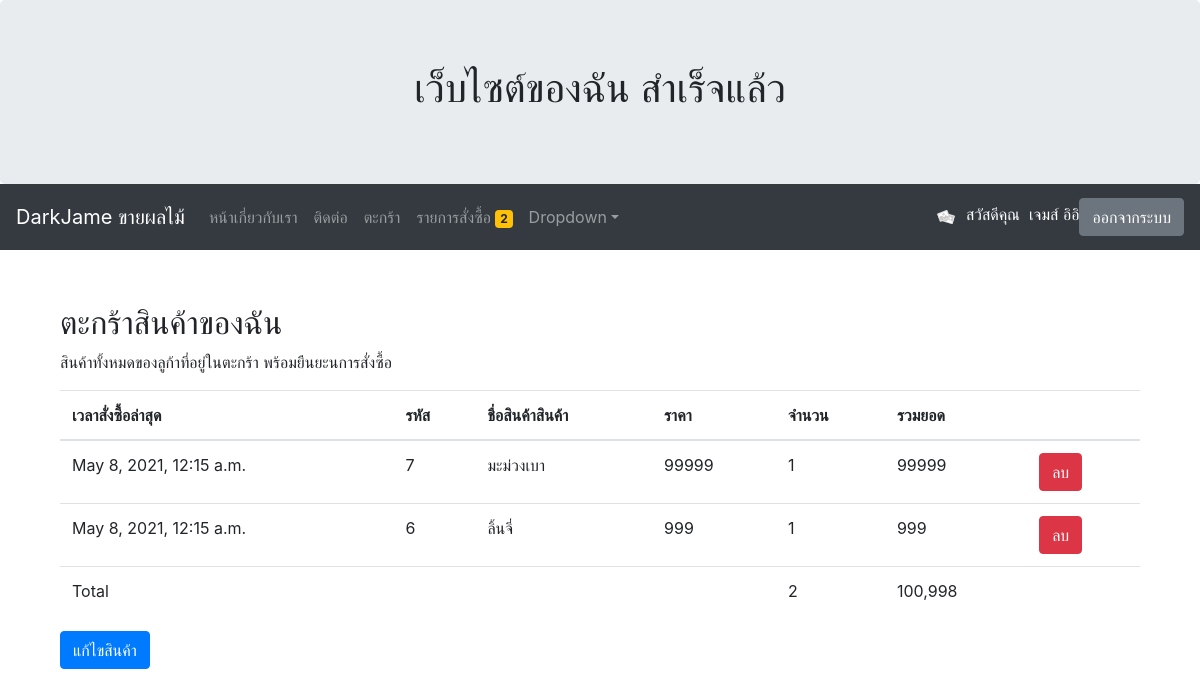
Screenshot of /mycart/ (signed in) with the database file from the repository.
### myapp/models.py (models this page shows, shortened)
class Profile(models.Model):
	user = models.OneToOneField(User, on_delete=models.CASCADE)
	photo = models.ImageField(upload_to="photoprofile", null=True, blank=True, default='default.png')
	usertype = models.CharField(max_length=100, default="member")
	cartquan = models.IntegerField(default=0)

class Cart(models.Model):
	user = models.ForeignKey(User, on_delete=models.CASCADE)
	productid = models.CharField(max_length=100)
	producname = models.CharField(max_length=100)
	price = models.IntegerField()
	quantity = models.IntegerField()
	total = models.IntegerField()
	stamp = models.DateTimeField(auto_now_add=True, blank=True, null=True)

### myapp/views.py (the view, shortened to what this page needs)
# urls.py: path('mycart/', MyCart, name='mycart-page'),
def MyCart(request):
	username = request.user.username
	user = User.objects.get(username=username)
	context = {}
	mycart = Cart.objects.filter(user=user)
	count = sum([c.quantity for c in mycart])
	total = sum([c.total for c in mycart])
	context['mycart'] = mycart
	context['count'] = count
	context['total'] = total
	return render(request, 'myapp/mycart.html', context)

### templates/myapp/mycart.html (shortened to what this page needs)
{% extends 'myapp/base.html' %}
{% load humanize %}
{% block content %}
    <br/>
    <div class="container">
        <h2>ตะกร้าสินค้าของฉัน</h2>
        <p>สินค้าทั้งหมดของลูก้าที่อยู่ในตะกร้า พร้อมยืนยะนการสั่งซื้อ</p>
        <table class="table">
            <thead>
            <tr>
                <th>เวลาสั่งซื้อล่าสุด</th>
                <th>รหัส</th>
                <th>ชื่อสินค้าสินค้า</th>
                <th>ราคา</th>
                <th>จำนวน</th>
                <th>รวมยอด</th>
                <th></th>
            </tr>
            </thead>
            <tbody>
            {% for pd in mycart %}
                <tr>
                    <td>{{ pd.stamp }}</td>
                    <td>{{ pd.productid }}</td>
                    <td>{{ pd.producname }}</td>
                    <td>{{ pd.price }}</td>
                    <td>{{ pd.quantity }}</td>
                    <td>{{ pd.total }}</td>
                    <form
                            method="POST"
                            id="form{{ pd.productid }}"
                            onsubmit="return confirm('ยืนยันการลบใช่หรือไม่');"
                    >
                        <td>
                            <button form="form{{ pd.productid }}" class="btn btn-danger">
                                ลบ
                            </button>
                        </td>
                    </form>
                </tr>
            {% endfor %}
            <tr>
                <td>Total</td>
                <td></td>
                <td></td>
                <td></td>
                <td>{{ count }}</td>
                <td>{{ total|intcomma }}</td>
                <td></td>
            </tr>
            </tbody>
        </table>
        <a href="{% url 'mycartedit-page' %} " class="btn btn-primary">แก้ไขสินค้า</a>
    </div>
{% endblock content %}

### templates/myapp/base.html (shortened to what this page needs)
<!DOCTYPE html>
<html lang="en">
  <head>
    <link
      rel="stylesheet"
      href="https://maxcdn.bootstrapcdn.com/bootstrap/4.5.2/css/bootstrap.min.css"
    />
  </head>
  <body>
    <div class="jumbotron text-center" style="margin-bottom: 0px">
      <h1>เว็บไซต์ของฉัน สำเร็จแล้ว</h1>
    </div>
    <nav class="navbar navbar-expand-sm bg-dark navbar-dark">
      <a class="navbar-brand" href="{% url 'home-page' %}"
        >DarkJame ขายผลไม้
      </a>
      <div class="collapse navbar-collapse" id="collapsibleNavbar">
        <ul class="navbar-nav mr-auto">
          <li class="nav-item">
            <a class="nav-link" href="{% url 'about-page' %}"
              >หน้าเกี่ยวกับเรา
            </a>
          </li>
          <li class="nav-item">
            <a class="nav-link" href="{% url 'contact-page' %}"> ติดต่อ</a>
          </li>
          <li class="nav-item">
            <a class="nav-link" href="{% url 'allproduct-page' %}">
              ตะกร้า</a
            >
          </li>
          {% if user.is_authenticated and user.profile.usertype == 'member' %}
          <li class="nav-item">
            <a class="nav-link" href="{% url 'mycart-page' %}">
              รายการสั่งซื้อ
              <span class="badge badge-warning">{{user.profile.cartquan}}</span>
            </a>
          </li>
          {% endif %}
          <li class="nav-item dropdown">
            <a
              class="nav-link dropdown-toggle"
              href="http://example.com"
              id="dropdown01"
              data-toggle="dropdown"
              aria-haspopup="true"
              aria-expanded="false"
              >Dropdown</a
            >
          </li>
        </ul>
        {% if user.is_authenticated %}
        <img
          src="{{ user.profile.photo.url }}"
          alt=""
          width="40"
          height="40"
          class="rounded-circle"
        />
        <p style="color: white; margin-top: 10px">
          สวัสดีคุณ&nbsp&nbsp{{ user.first_name }} {{ user.last_name }}
        </p>
        <a class="btn btn-secondary" href="{% url 'logout' %}">ออกจากระบบ</a>
        {% else %}
        <a class="btn btn-primary" href="{% url 'register-page' %}"
          >สมัครสมาชิก</a
        >&nbsp&nbsp&nbsp
        <a class="btn btn-primary" href="{% url 'login' %}">เข้าสู่ระบบ</a>
        {% endif %}
      </div>
    </nav>
    <div class="container" style="margin-top: 30px">
      {% block content %} {% endblock content %}
    </div>
  </body>
</html>

### rows the page displays
Cart: stamp "May 8, 2021, 12:15 a.m.", productid "7", producname "มะม่วงเบา", price "99999", quantity "1", total "99999"
Cart: stamp "May 8, 2021, 12:15 a.m.", productid "6", producname "ลิ้นจี่", price "999", quantity "1", total "999"

### other values shown
{{ user.profile.cartquan }} "2"
{{ user.first_name }} "เจมส์"
{{ user.last_name }} "อิอิ"
{{ count }} "2"
{{ total|intcomma }} "100,998"
